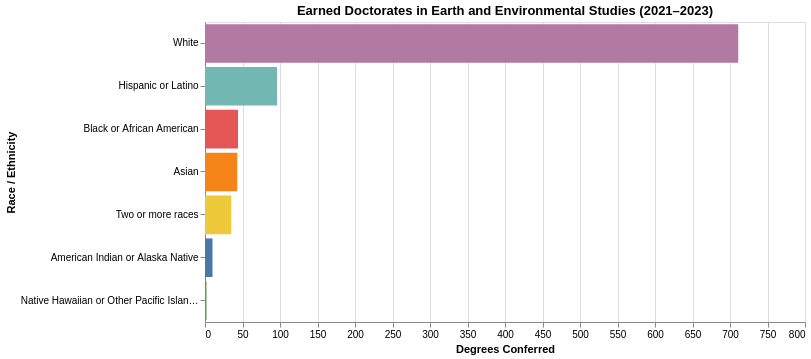

The code cell stored with this chart in its notebook:
### Markdown cell above
<div class="text-box">
    
## Earned Doctorates in Earth and Environmental Sciences by Race/Ethnicity

### Code cell
#| code-fold: true


majors = [
'03.01 - Natural Resources Conservation and Research.',
'30.44 - Geography and Environmental Studies.'

]

majors_df = (
     df[df["Major"].isin(majors)]
    .groupby(["Major", "Race and Ethnicity"])["Awards/Degrees Conferred"]
    .sum()
    .reset_index()
)


overall = (
    majors_df.groupby("Race and Ethnicity")["Awards/Degrees Conferred"]
    .sum()
    .reset_index()
)
overall["Major"] = "All Earned Doctorates in Earth and Environmental Studies (total)"
majors_df = pd.concat([majors_df, overall], ignore_index=True)


major_dropdown = alt.binding_select(
    options=majors_df["Major"].unique().tolist(),
    name="Select Major: "
)
major_param = alt.param(
    name="Major",
    bind=major_dropdown,
    value="All Earned Doctorates in Earth and Environmental Studies (total)"
)


chart = (
    alt.Chart(majors_df)
    .add_params(major_param)
    .transform_filter(
        alt.datum.Major == major_param
    )
    .mark_bar()
    .encode(
        x=alt.X("Awards/Degrees Conferred:Q", title="Degrees Conferred"),
        y=alt.Y("Race and Ethnicity:N", sort="-x", title="Race / Ethnicity"),
        color=alt.Color("Race and Ethnicity:N", legend=None),
        tooltip=["Race and Ethnicity:N", "Awards/Degrees Conferred:Q"]
    )
    .properties(
        title="Earned Doctorates in Earth and Environmental Studies (2021–2023)",
        width=600,
        height=300
    )
)



chart

### Figure 1 — Vega-Lite specification as saved in the notebook (floating-point values rounded to 4 significant figures)
{"config": {"view": {"continuousWidth": 300, "continuousHeight": 300}}, "data": {"name": "data-e83716fb793722a916135ad213d330c6"}, "mark": {"type": "bar"}, "encoding": {"color": {"field": "Race and Ethnicity", "legend": null, "type": "nominal"}, "tooltip": [{"field": "Race and Ethnicity", "type": "nominal"}, {"field": "Awards/Degrees Conferred", "type": "quantitative"}], "x": {"field": "Awards/Degrees Conferred", "title": "Degrees Conferred", "type": "quantitative"}, "y": {"field": "Race and Ethnicity", "sort": "-x", "title": "Race / Ethnicity", "type": "nominal"}}, "height": 300, "params": [{"name": "Major", "bind": {"input": "select", "options": ["03.01 - Natural Resources Conservation and Research.", "30.44 - Geography and Environmental Studies.", "All Earned Doctorates in Earth and Environmental Studies (total)"], "name": "Select Major: "}, "value": "All Earned Doctorates in Earth and Environmental Studies (total)"}], "title": "Earned Doctorates in Earth and Environmental Studies (2021–2023)", "transform": [{"filter": "(datum.Major === Major)"}], "width": 600, "$schema": "https://vega.github.io/schema/vega-lite/v5.14.1.json", "datasets": {"data-e83716fb793722a916135ad213d330c6": [{"Major": "03.01 - Natural Resources Conservation and Research.", "Race and Ethnicity": "American Indian or Alaska Native", "Awards/Degrees Conferred": 8}, {"Major": "03.01 - Natural Resources Conservation and Research.", "Race and Ethnicity": "Asian", "Awards/Degrees Conferred": 41}, {"Major": "03.01 - Natural Resources Conservation and Research.", "Race and Ethnicity": "Black or African American", "Awards/Degrees Conferred": 40}, {"Major": "03.01 - Natural Resources Conservation and Research.", "Race and Ethnicity": "Hispanic or Latino", "Awards/Degrees Conferred": 92}, {"Major": "03.01 - Natural Resources Conservation and Research.", "Race and Ethnicity": "Native Hawaiian or Other Pacific Islander", "Awards/Degrees Conferred": 2}, {"Major": "03.01 - Natural Resources Conservation and Research.", "Race and Ethnicity": "Two or more races", "Awards/Degrees Conferred": 35}, {"Major": "03.01 - Natural Resources Conservation and Research.", "Race and Ethnicity": "White", "Awards/Degrees Conferred": 686}, {"Major": "30.44 - Geography and Environmental Studies.", "Race and Ethnicity": "American Indian or Alaska Native", "Awards/Degrees Conferred": 2}, {"Major": "30.44 - Geography and Environmental Studies.", "Race and Ethnicity": "Asian", "Awards/Degrees Conferred": 2}, {"Major": "30.44 - Geography and Environmental Studies.", "Race and Ethnicity": "Black or African American", "Awards/Degrees Conferred": 4}, {"Major": "30.44 - Geography and Environmental Studies.", "Race and Ethnicity": "Hispanic or Latino", "Awards/Degrees Conferred": 4}, {"Major": "30.44 - Geography and Environmental Studies.", "Race and Ethnicity": "White", "Awards/Degrees Conferred": 25}, {"Major": "All Earned Doctorates in Earth and Environmental Studies (total)", "Race and Ethnicity": "American Indian or Alaska Native", "Awards/Degrees Conferred": 10}, {"Major": "All Earned Doctorates in Earth and Environmental Studies (total)", "Race and Ethnicity": "Asian", "Awards/Degrees Conferred": 43}, {"Major": "All Earned Doctorates in Earth and Environmental Studies (total)", "Race and Ethnicity": "Black or African American", "Awards/Degrees Conferred": 44}, {"Major": "All Earned Doctorates in Earth and Environmental Studies (total)", "Race and Ethnicity": "Hispanic or Latino", "Awards/Degrees Conferred": 96}, {"Major": "All Earned Doctorates in Earth and Environmental Studies (total)", "Race and Ethnicity": "Native Hawaiian or Other Pacific Islander", "Awards/Degrees Conferred": 2}, {"Major": "All Earned Doctorates in Earth and Environmental Studies (total)", "Race and Ethnicity": "Two or more races", "Awards/Degrees Conferred": 35}, {"Major": "All Earned Doctorates in Earth and Environmental Studies (total)", "Race and Ethnicity": "White", "Awards/Degrees Conferred": 711}]}}
